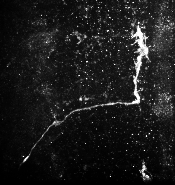
#> input picture images/2d_example.png, 175 x 185 px
$ python demo_2d.py
#> lines starting #> are read from the running program, lines starting #| are printed output that depends on the picture; after the words box and inside, x2 and y2 are one past the last pixel; in counts of white or black regions, pixels touching at a corner belong together
#> further down, image is the input picture: shape (185, 175); min 0, max 255, mean 27.2
### cane.py
import numpy as np
from numpy.fft import fft2, ifft2, fftshift, fftn, ifftn


def cane_2d(org_img, smooth_degree, window_size=9, iter_N=20, kappa1=2, kappa2=2, kappa3=2000):
#> called with smooth_degree = 0.006, window_size = 9, iter_N = 20, kappa1 = 2, kappa2 = 2, kappa3 = 2000
    def get_neuron_prominence_2d(img, window_size):
        H, W = img.shape
        # -- Centered gradients
        dx, dy = np.zeros((H, W)), np.zeros((H, W))
        dx[:, 1:W - 1] = (img[:, 2:] - img[:, :W - 2]) / 2
        dy[1:H - 1, :] = (img[2:, :] - img[:H - 2, :]) / 2

        E_dx = np.real(fftshift(ifft2(fft2(dx ** 2) * fourier_window) * window_size ** 2))
        E_dy = np.real(fftshift(ifft2(fft2(dy ** 2) * fourier_window) * window_size ** 2))
        E_dxy = np.real(fftshift(ifft2(fft2(dx * dy) * fourier_window) * window_size ** 2))
        delta = np.abs((E_dx + E_dy) ** 2 - 4 * (E_dx * E_dy - E_dxy ** 2)) ** 0.5
        b = E_dx + E_dy
        lambda1 = np.abs((b - delta) / 2) ** 0.5
        lambda2 = np.abs((b + delta) / 2) ** 0.5
        Q_map = lambda2 * (abs(lambda2 - lambda1) / (lambda1 + lambda2))
        return Q_map


    H, W = org_img.shape
#> H = 185; W = 175
    # -- get the optical transfer function of gradient on x and y directions. (similar to psf2otf in Matlab)
    dx, dy, spatial_window = np.zeros((H, W)), np.zeros((H, W)), np.zeros((H, W))
    dx[H // 2, W // 2 - 1:W // 2 + 1] = [-1, 1]
    dy[H // 2 - 1:H // 2 + 1, W // 2] = [-1, 1]
    h_start, h_end = H // 2 - window_size // 2, H // 2 + window_size // 2 + 1
#> h_start = 88; h_end = 97
    w_start, w_end = W // 2 - window_size // 2, W // 2 + window_size // 2 + 1
#> w_start = 83; w_end = 92
    spatial_window[h_start:h_end, w_start:w_end] = 1 / (window_size ** 2)
    otfDx, otfDy = fft2(dx), fft2(dy)
    fourier_window = fft2(spatial_window)

    Denormin2 = abs(otfDx) ** 2 + abs(otfDy) ** 2

    beta = kappa2 * smooth_degree
    gamma = kappa3 * smooth_degree

    # -- record the convergence by mean squared difference to the original image
    diff_hist = []
    img = org_img.copy()
    weight = None

    for ite_num in range(iter_N):
        if ite_num % 10 == 0:
            neuron_prominence = get_neuron_prominence_2d(img, window_size)
            weight = 1. / neuron_prominence
        denorminator2 = 1 + beta * Denormin2
        # -- Step (3) in Alg. 1 in [1].
        h = np.hstack([img[:, 1:] - img[:, :W - 1], img[:, 0:1] - img[:, W - 1:]])
        v = np.vstack([img[1:, :] - img[:H - 1, :], img[0:1, :] - img[H - 1:, :]])

        # -- Step (4) in Alg. 1 in [1].
        diff_norm2 = (h ** 2 + v ** 2)
        t = diff_norm2 < (smooth_degree * weight) / beta
        h[t] = 0
        v[t] = 0

        # -- Step (5) in Alg. 1 in [1].
        d = img - org_img

        # -- Step (6) in Alg. 1 in [1].
        t = (d ** 2) < (1 / gamma)
        d[t] = 0

        # -- Step(2) in Alg.1 in [1].
        Normin2 = -np.hstack([h[:, 0:1] - h[:, W - 1:], h[:, 1:] - h[:, :W - 1]]) \
                  - np.vstack([v[0:1, :] - v[H - 1:, :], v[1:, :] - v[:H - 1, :]])

        Normin1 = fft2(org_img + d)
        FS = (Normin1 + beta * fft2(Normin2)) / denorminator2
        img = ifft2(FS).real

        # -- Step(7) in Alg.1 in [1].
        beta = beta * kappa1
        gamma = gamma * kappa1
        diff_hist.append(np.mean((img - org_img) ** 2))
#> this loop made 20 passes
#> pass 1, in get_neuron_prominence_2d, `E_dx = np.real(fftshift(ifft2(fft2(dx ** 2) * fourier_window) * window..`:
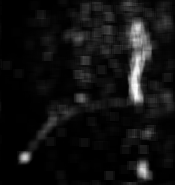
#> E_dx: shape (185, 175) float64; min 3.84e-05, max 5.08, mean 0.363; drawn with min black and max white
#> pass 1, in get_neuron_prominence_2d, `E_dy = np.real(fftshift(ifft2(fft2(dy ** 2) * fourier_window) * window..`:
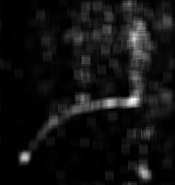
#> E_dy: shape (185, 175) float64; min 3.08e-05, max 4.64, mean 0.333; drawn with min black and max white
#> pass 1, in get_neuron_prominence_2d, `delta = np.abs((E_dx + E_dy) ** 2 - 4 * (E_dx * E_dy - E_dxy ** 2)) **..`:
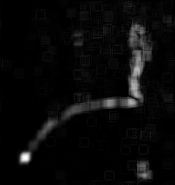
#> delta: shape (185, 175) float64; min 3.84e-06, max 5.77, mean 0.22; drawn with min black and max white
#> after the loop:
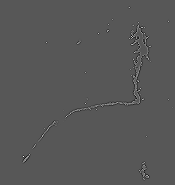
#> Normin2: shape (185, 175) float64; min -1.82, max 3.5, mean -5.49e-20; drawn with min black and max white
#> after the loop:
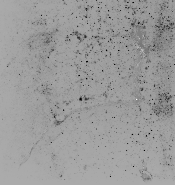
#> d: shape (185, 175) float64; min -0.929, max 0.571, mean -0.0135; drawn with min black and max white
#> after the loop:
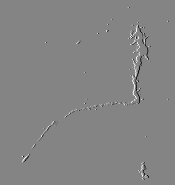
#> h: shape (185, 175) float64; min -0.907, max 0.837, mean 2.35e-05; drawn with min black and max white
#> after the loop:
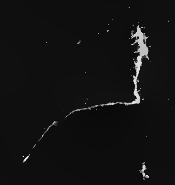
#> img: shape (185, 175) float64; min 0.0197, max 1.03, mean 0.0931; drawn with min black and max white
#> after the loop, beta = 12582.9; diff_hist = [1.12e-05, 3.83e-05, 0.000117, 0.000349, 0.00104, 0.00223, 0.00348, 0.0044, 0.00501, 0.00546, 0.00585, 0.00624, 0.00665, 0.00709, 0.00756, 0.00806, 0.00853, 0.00888, 0.00905, 0.00911]; gamma = 12582912

    return img, diff_hist


# [107 lines left out: function cane_3d, not called in this run]

### demo_2d.py
from cane import cane_2d
import imageio
import time
import numpy as np


if __name__ == "__main__":
    image_path = "./images/2d_example.png"
    write_path = "./results/2d_results.png"
    smooth_degree = 0.006

    # -- read image
    image = imageio.imread(image_path)
    image = image / np.max(image)

    # -- enhance
    tic = time.time()
    enhanced_image, enhance_hist = cane_2d(image, smooth_degree)
#> enhance_hist has the same summary as diff_hist in cane_2d
    toc = time.time()
    print("Enhancement done: {:.2f}s. The image is of size {}*{}".format(toc-tic, image.shape[0], image.shape[1]))
#| Enhancement done: 0.07s. The image is of size 185*175

    # -- write results
    imageio.imwrite(write_path, (enhanced_image*255).astype(np.uint8))

$ run again, with images/3d_example.tif saved as images/2d_example.png
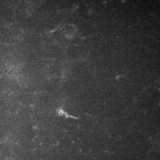
#> input picture images/3d_example.tif, 160 x 160 px
#> image is the input picture: shape (160, 160); min 11, max 220, mean 61.4
#> after the loop in cane_2d, `for ite_num in range(iter_N):`:
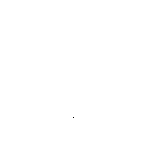
#> h: shape (160, 160) float64; values -0.00525 (black) and 0 (white), 100% white; black in thin lines or dots, all inside (x1, y1, x2, y2) = (73, 117, 74, 118)
#> after the loop in cane_2d, `for ite_num in range(iter_N):`:
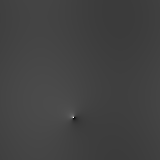
#> img: shape (160, 160) float64; min 0.276, max 0.28, mean 0.277; drawn with min black and max white
#> after the loop in cane_2d, `for ite_num in range(iter_N):`: beta = 12582.9; diff_hist = [7.13e-07, 2.59e-06, 8.69e-06, 2.58e-05, 6.53e-05, 0.000141, 0.000285, 0.000507, 0.000777, 0.00106, 0.00138, 0.00177, 0.00229, 0.00296, 0.00386, 0.00505, 0.00635, 0.00723, 0.00755, 0.00761]; gamma = 12582912
#> enhance_hist has the same summary as diff_hist in cane_2d
#| Enhancement done: 0.05s. The image is of size 160*160
